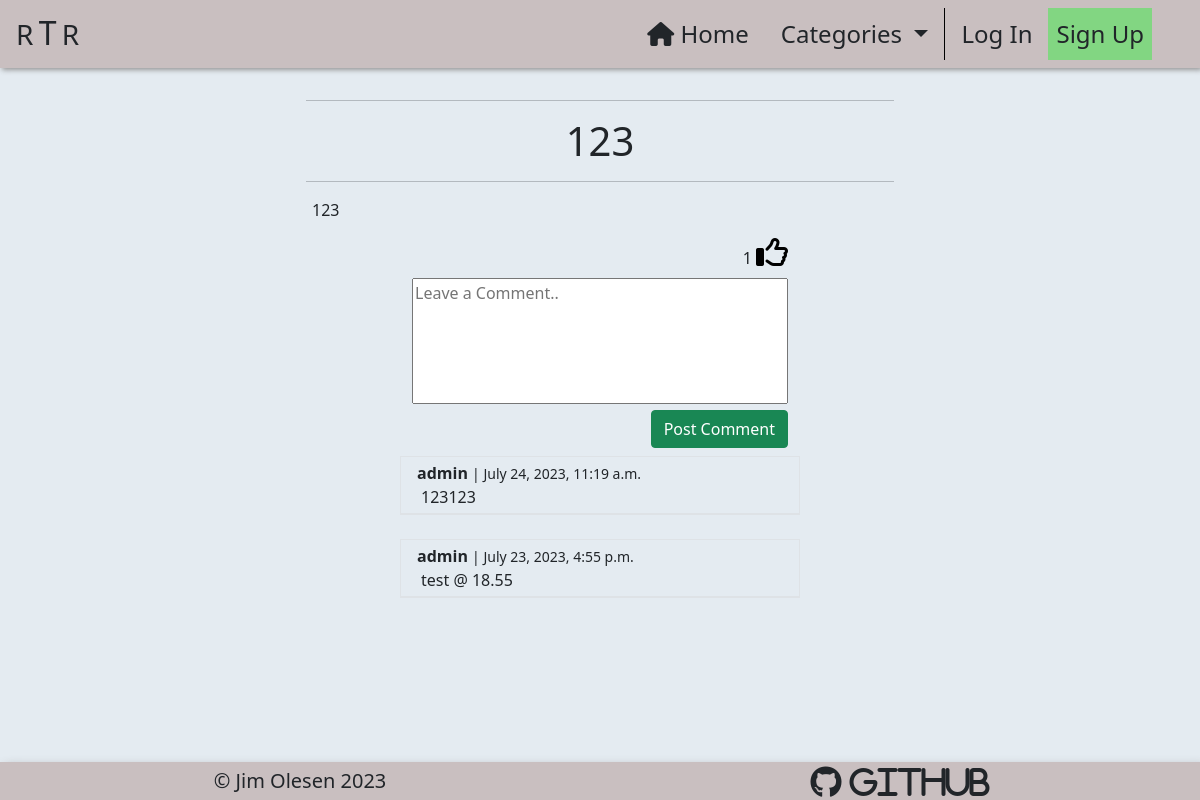
The page /post_detail/123-admin1/ on the database its author committed.
### home/models.py (models this page shows, shortened)
class Post(models.Model):
    title = models.CharField(max_length=200)
    slug = models.SlugField(
        max_length=200,
        null=True,
        blank=True
    )
    author = models.ForeignKey(
        User,
        on_delete=models.CASCADE,
        related_name='posts'
    )
    excerpt = models.TextField(max_length=300, null=True, blank=True)
    content = models.TextField()
    category = models.ForeignKey(
        Category,
        max_length=30,
        null=True,
        blank=True,
        on_delete=models.SET_NULL
    )
    created_on = models.DateTimeField(auto_now_add=True)
    status = models.IntegerField(choices=STATUS, default=1)
    likes = models.ManyToManyField(User, related_name='likes', blank=True)
    class Meta:
        ordering = ['-created_on']
    def number_of_likes(self):
        return self.likes.count()

class Comment(models.Model):
    post = models.ForeignKey(
        Post,
        on_delete=models.CASCADE,
        related_name="comments"
    )
    author = models.ForeignKey(
        User,
        on_delete=models.CASCADE,
        related_name='user_comments'
    )
    body = models.TextField(max_length=300)
    created_on = models.DateTimeField(auto_now_add=True)
    approved = models.BooleanField(default=True)
    parent = models.ForeignKey(
        'self',
        null=True,
        blank=True,
        on_delete=models.CASCADE,
        related_name='replies'
    )
    class Meta:
        ordering = ['-created_on']
    @property
    def is_top_level(self):
        if self.parent is None:
            return True
        return False

### post_detail/views.py (the view)
# urls.py: path('<slug:slug>/', views.post_detail, name='post_detail'),
def post_detail(request, slug, *args, **kwargs):
    queryset = Post.objects.filter(status=1)
    post = get_object_or_404(queryset, slug=slug)
    comments = post.comments.filter(approved=True).order_by("-created_on")
    comment_count = len(comments)
    liked = False
    commented = False
    if post.likes.filter(id=request.user.id).exists():
        liked = True
    if request.method == "POST":
        if not request.user.is_authenticated:
            return HttpResponseRedirect(reverse('account_login'))
        else:
            comment_form = CommentForm(data=request.POST)
            if comment_form.is_valid():
                comment_form.instance.email = request.user.email
                comment_form.instance.author = request.user
                comment = comment_form.save(commit=False)
                comment.post = post
                comment.save()
                messages.add_message(
                    request, messages.SUCCESS,
                    'Your comment has been posted!'
                )
                return HttpResponseRedirect(
                    reverse('post_detail',
                            args=[slug])
                )
    else:
        comment_form = CommentForm()
    return render(
        request,
        'post_detail/post_detail.html',
        {
            "post": post,
            "comments": comments,
            "comment_count": comment_count,
            "liked": liked,
            "comment_form": comment_form
        },
    )

### post_detail/forms.py
class CommentForm(forms.ModelForm):
    class Meta:
        model = Comment
        fields = ('body',)
        labels = {'body': ''}
        widgets = {
            'body': forms.Textarea(attrs={
                    'class': 'w-100 h-100',
                    'cols': 80,
                    'rows': 5,
                    'placeholder': 'Leave a Comment..',
                })
        }

### home/context_processors.py (called while the page is built)
def categories(request):
    return {
        'categories': Category.objects.all()
    }

### home/models.py (called while the page is built)
    def get_friendly_name(self):
        return self.friendly_name

### post_detail/templates/post_detail/post_detail.html (shortened to what this page needs)
{% extends "base.html" %}
{% load static %}
{% block content %}
    <div class="container-fluid mt-3">
        <div class="row text-center">
            <div class="col-12 text-center">
                <hr class="w-50 post-title-space">
                <h1>{{ post.title }}</h1>
                <hr class="w-50 post-title-space">
            </div>
        </div>
        <div class="row">
            <div class="col-12 col-md-10 col-lg-8 col-xl-6
                        offset-md-1 offset-lg-2 offset-xl-3 mb-4">
                {{ post.content|safe|urlize }}
            </div>
        </div>
        <div class="row">
            <div class="col-12 col-sm-8 col-md-6 col-xl-4
                        offset-sm-2 offset-md-3 offset-xl-4 mb-2">
                <div class="form-right-container d-flex justify-content-end">
                    <form class="like-form"
                          action="{% url 'post_like' post.slug %}"
                          method="POST">
                        {{ post.number_of_likes }}
                        {% if liked %}
                            <button class="p-0 m-0 border-0 bg-alice" type="submit">
                                <i class="fa-regular fa-thumbs-up fa-2xl d-block mb-3" style="color: #0047AB"></i>
                            </button>
                        {% else %}
                            <button class="p-0 m-0 border-0 bg-alice" type="submit">
                                <i class="fa-regular fa-thumbs-up fa-2xl d-block mb-3"></i>
                            </button>
                        {% endif %}
                    </form>
                </div>
            </div>
        </div>
        <div class="row">
            <div class="col-12 col-sm-8 col-md-6 col-xl-4
                        offset-sm-2 offset-md-3 offset-xl-4">
                <form id="comment-form" action="" method="POST">
                    {{ comment_form }}
                    <div class="row">
                        <div class="col-12 text-end">
                            <button type="submit" class="btn btn-success mb-2">Post Comment</button>
                        </div>
                    </div>
                </form>
            </div>
        </div>
        {% for comment in comments %}
            {% if comment.is_top_level %}
                <div class="row">
                    <div class="col-12 col-sm-8 col-md-6 col-xl-4
                                offset-sm-2 offset-md-3 offset-xl-4 border mb-4">
                        <p class="mb-0 mt-1 ms-1 d-inline-block"><strong>{{ comment.author }}</strong></p>
                        <small> | {{ comment.created_on }}</small>
                        <p class="mb-1 ms-2">{{ comment.body }}</p>
                        <div class="row">
                            <div class="col-12 border-top">
                            </div>
                        </div>
                    </div>
                </div>
            {% endif %}
        {% endfor %}
    </div>
{% endblock %}

### static/css/base.css (style rules this page uses)
textarea { resize: none; width: 500px; max-width: 100%; }
.post-title-space { margin-left: 25%; }
.bg-alice { background-color: #e4ebf1; }

### rows shown on the page
Post: title "123", content "123", number_of_likes "1"
Comment: author "admin", created_on "July 24, 2023, 11:19 a.m.", body "123123"
Comment: author "admin", created_on "July 23, 2023, 4:55 p.m.", body "test @ 18.55"
